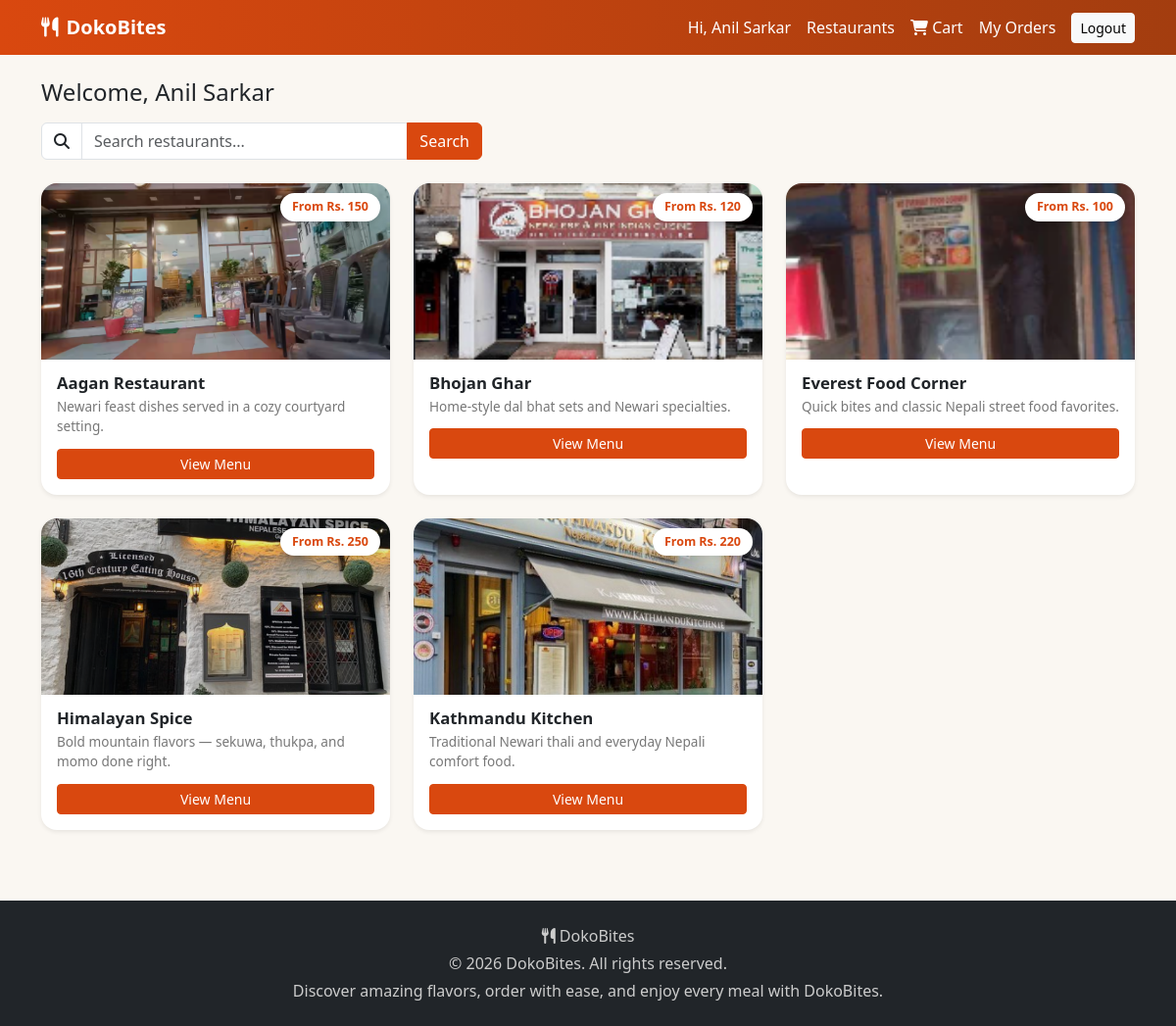
/user/dashboard.php (signed in), run on the app's committed database.
### tables this page shows
CREATE TABLE `restaurants` (
    `id` INT UNSIGNED NOT NULL AUTO_INCREMENT,
    `user_id` INT UNSIGNED NOT NULL,
    `name` VARCHAR(150) NOT NULL,
    `description` TEXT NULL,
    `address` VARCHAR(255) NULL DEFAULT NULL,
    `image` VARCHAR(255) NULL DEFAULT NULL,
    `status` ENUM('pending', 'approved', 'rejected') NOT NULL DEFAULT 'pending',
    `created_at` TIMESTAMP NOT NULL DEFAULT CURRENT_TIMESTAMP,
    PRIMARY KEY (`id`),
    KEY `idx_restaurants_user_id` (`user_id`),
    KEY `idx_restaurants_status` (`status`),
    CONSTRAINT `fk_restaurants_user`
        FOREIGN KEY (`user_id`) REFERENCES `users` (`id`)
        ON DELETE CASCADE ON UPDATE CASCADE
);

### user/dashboard.php (the view, shortened to what this page needs)
<?php
include '../includes/db.php';
$search = trim($_GET['search'] ?? '');
$baseQuery = "SELECT r.*, MIN(f.price) AS min_price FROM restaurants r LEFT JOIN foods f ON f.restaurant_id = r.id AND f.status = 'available' WHERE r.status = 'approved'";
if ($search !== '') {
    $stmt = $conn->prepare($baseQuery . " AND r.name LIKE ? GROUP BY r.id ORDER BY r.name ASC");
    $likeSearch = '%' . $search . '%';
    $stmt->bind_param("s", $likeSearch);
    $stmt->execute();
    $result = $stmt->get_result();
} else {
    $result = $conn->query($baseQuery . " GROUP BY r.id ORDER BY r.name ASC");
}
include '../includes/header.php';
?>
<div class="container mt-4">
    <div class="d-flex justify-content-between align-items-center flex-wrap gap-2 mb-3">
        <h4 class="mb-0">Welcome, <?php echo htmlspecialchars($_SESSION['name']); ?></h4>
    </div>
    <form method="GET" class="mb-4">
        <div class="input-group" style="max-width:450px;">
            <span class="input-group-text bg-white"><i class="fa-solid fa-magnifying-glass"></i></span>
            <input type="text" name="search" class="form-control" placeholder="Search restaurants..."
                   value="<?php echo htmlspecialchars($search); ?>">
            <button type="submit" class="btn btn-primary">Search</button>
        </div>
    </form>
    <div class="row mt-2">
        <?php while ($r = $result->fetch_assoc()): ?>
            <div class="col-md-4 mb-4">
                <div class="restaurant-card h-100 shadow-sm">
                    <div class="restaurant-card-img-wrap">
                        <?php if (!empty($r['image'])): ?>
                            <img src="<?php echo APP_BASE_URL; ?>/assets/uploads/<?php echo htmlspecialchars($r['image']); ?>"
                                 alt="<?php echo htmlspecialchars($r['name']); ?>"
                                 onerror="this.style.display='none'; this.nextElementSibling.style.display='flex';">
                        <?php else: ?>
                            <div class="restaurant-placeholder">
                                <i class="fa-solid fa-utensils fa-2x text-secondary"></i>
                            </div>
                        <?php endif; ?>
                        <?php if ($r['min_price'] !== null): ?>
                            <span class="restaurant-price-badge">From Rs. <?php echo number_format($r['min_price'], 0); ?></span>
                        <?php endif; ?>
                    </div>
                    <div class="restaurant-card-body">
                        <h5 class="restaurant-card-title"><?php echo htmlspecialchars($r['name']); ?></h5>
                        <p class="restaurant-card-desc"><?php echo htmlspecialchars($r['description']); ?></p>
                        <a href="view_restaurant.php?id=<?php echo $r['id']; ?>" class="btn btn-primary btn-sm w-100">View Menu</a>
                    </div>
                </div>
            </div>
        <?php endwhile; ?>
    </div>
</div>
<?php include '../includes/footer.php'; ?>

### assets/css/style.css (style rules this page uses)
:root { --primary: #d9480f; --primary-dark: #a33d0f; --accent: #fff4e6; --dark: #212529; --ink: #2e2422; }
body { background-color: #faf7f2; font-family: 'Segoe UI', Roboto, sans-serif; }
.btn-primary { background-color: var(--primary); border-color: var(--primary); }
.restaurant-card { border: none; border-radius: 16px; overflow: hidden; transition: transform 0.25s ease, box-shadow 0.25s ease; background: #fff; }
.restaurant-card-img-wrap { position: relative; overflow: hidden; height: 180px; }
.restaurant-card-img-wrap img { width: 100%; height: 100%; object-fit: cover; transition: transform 0.4s ease; }
.restaurant-price-badge { position: absolute; top: 10px; right: 10px; background: #fff; color: var(--primary); font-weight: 700; font-size: 0.78rem; padding: 5px 12px; border-radius: 999px; box-shadow: 0 3px 8px rgba(0,0,0,0.15); z-index: 2; }
.restaurant-card-body { padding: 14px 16px 16px; }
.restaurant-card-title { font-weight: 600; font-size: 1.05rem; margin-bottom: 4px; }
.restaurant-card-desc { font-size: 0.85rem; color: #777; margin-bottom: 12px; display: -webkit-box; -webkit-line-clamp: 2; -webkit-box-orient: vertical; overflow: hidden; }

### data on the page
restaurants: image (picture), min_price "150", name "Aagan Restaurant", description "Newari feast dishes served in a cozy courtyard setting."
restaurants: image (picture), min_price "120", name "Bhojan Ghar", description "Home-style dal bhat sets and Newari specialties."
restaurants: image (picture), min_price "100", name "Everest Food Corner", description "Quick bites and classic Nepali street food favorites."
restaurants: image (picture), min_price "250", name "Himalayan Spice", description "Bold mountain flavors — sekuwa, thukpa, and momo done right."
restaurants: image (picture), min_price "220", name "Kathmandu Kitchen", description "Traditional Newari thali and everyday Nepali comfort food."

### other printed values
$_SESSION['name'] "Anil Sarkar"
